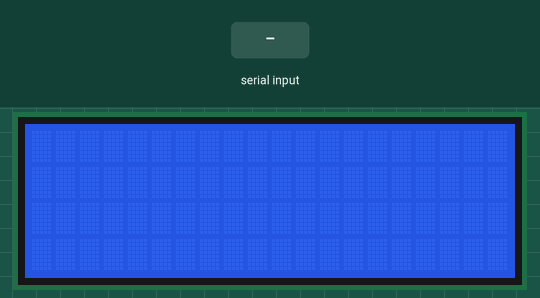
Recording of a sketch running on a simulated Arduino Uno, built with avr-gcc and run on an emulated ATmega328P. On the bench: 20×4 character LCD. The inputs (shaded band) are chosen by the test bench.

Above: at 1.2 s.
1.3 s: "90,45\n" received over the second serial link
At 3.6 s:
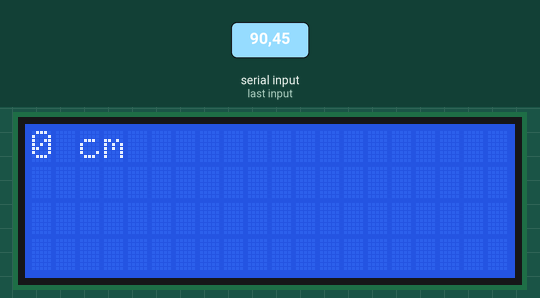
3.9 s: "30,150\n" received over the second serial link
At 4.7 s:
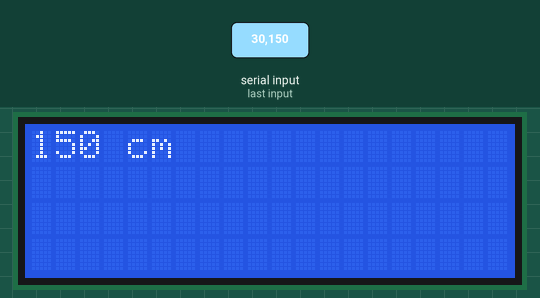
Timing chart, 0 to 6.9 s (numbered marks = the images above; inputs shaded):
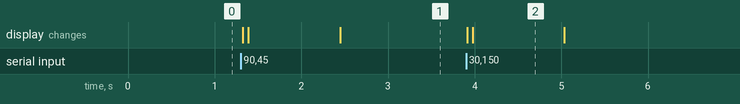

The sketch:

4.4_LCD_PRINT.ino
```cpp
#include <Wire.h>
#include <LiquidCrystal_I2C.h>
#include <SoftwareSerial.h>
int data;
LiquidCrystal_I2C lcd(0x27, 20, 4);

SoftwareSerial mySerial(2, 3); // rx tx

void setup() {
  lcd.init();
  lcd.backlight();
  Serial.begin(9600);
  mySerial.begin(9600);

}

void loop() {
  mySerial.println("");

  if (mySerial.available()) {
    data = mySerial.parseInt();
    lcd.clear();
    lcd.setCursor(0, 0);
    lcd.print(data);
    lcd.print(" cm");
    }
   delay(50);
}
```

Measured:
- after the input at 1.3 s, the display: first changes at once (image 1 shows a later state)
- after the input at 3.9 s, the display: first changes at once (image 2 shows a later state)
- what the display in image 2 shows lasts 1.0 s, from 4.0 s to 5.0 s
